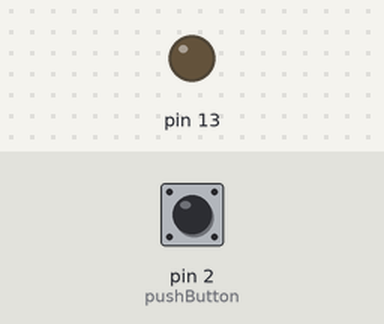
Bench run of a sketch on a simulated Arduino Uno, built with avr-gcc and run on an emulated ATmega328P. Parts: output pins drawn as LEDs (lit = HIGH). The inputs (shaded band) are chosen by the test bench; at power-on: pin 2 (pushButton) LOW. What the sketch prints to the serial monitor is not drawn.

Above: at 1.2 s.
1.3 s: pin 2 (pushButton) pulled HIGH for 0.15 s
At 1.37 s:
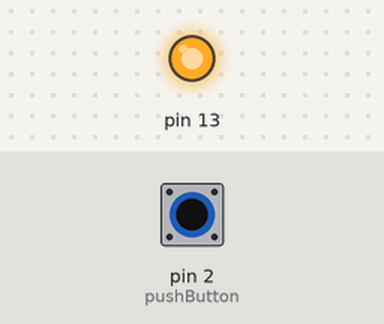
2.9 s: pin 2 (pushButton) pulled HIGH for 3.2 s
At 7.4 s:
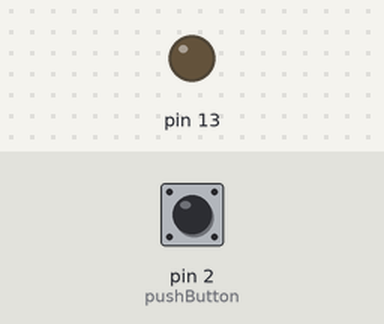
Timing chart, 0 to 8.9 s (numbered marks = the images above; inputs shaded):
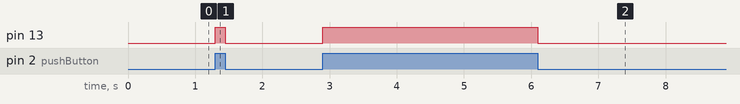

Measured:
- after the input at 1.3 s, pin 13: LOW → HIGH at once, → LOW 0.15 s later
- after the input at 2.9 s, pin 13: LOW → HIGH at once, → LOW 3.2 s later

The sketch:

Podcaster_Arduino.ino
```cpp
int pushButton = 2;
int previousState = 0;

void setup() {
  Serial.begin(9600);
  pinMode(pushButton, INPUT);
  pinMode(13, OUTPUT);
}

void loop() {
  int buttonState = digitalRead(pushButton);
  if (previousState != buttonState) {
    previousState = buttonState;
    if (buttonState == 1) {
      digitalWrite(13, HIGH);
      Serial.print("1");
    }
    else {
      digitalWrite(13, LOW);
      Serial.print("0");
    }
  }
}
```
